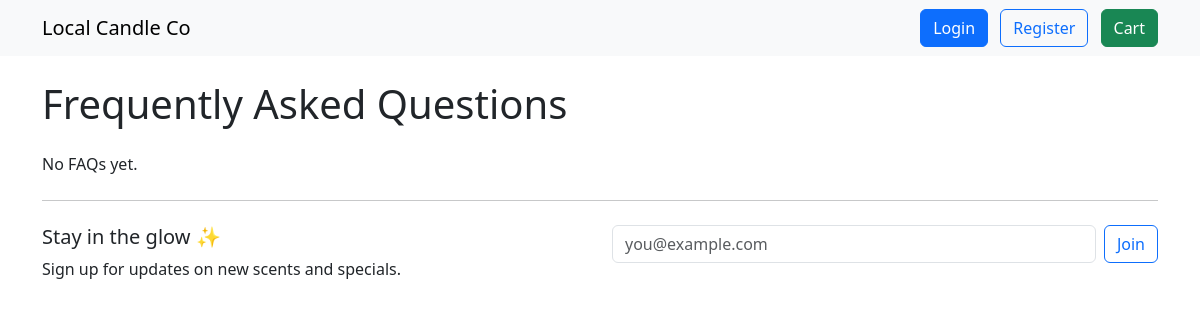
Page /marketing/faq/ on the earlier database version.
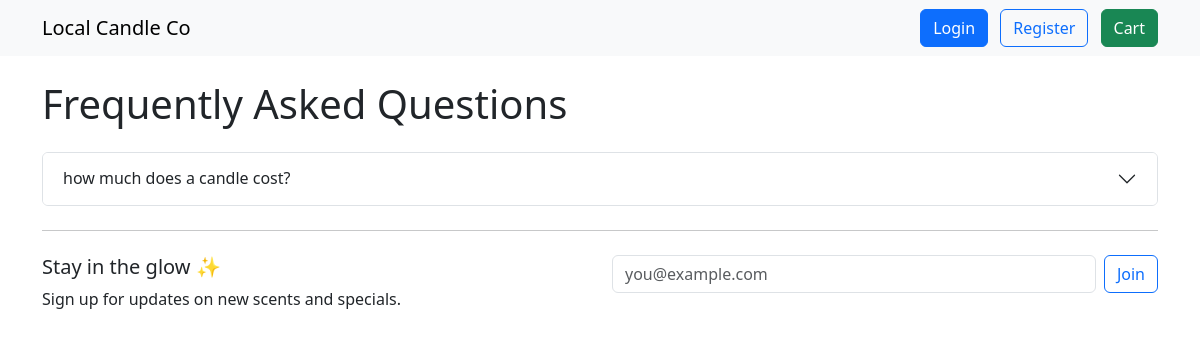
Same page on the later database version.
### marketing/models.py (models this page shows, shortened)
class FAQ(models.Model):
    question = models.CharField(max_length=200)
    answer = models.TextField()
    is_published = models.BooleanField(default=True)
    sort_order = models.PositiveIntegerField(default=0)
    class Meta:
        ordering = ['sort_order', 'id']

### marketing/views.py (the view)
# urls.py: path('faq/', views.faq_list, name='faq'),
def faq_list(request):
    faqs = FAQ.objects.filter(is_published=True)
    return render(request, 'marketing/faq_list.html', {'faqs': faqs})

### templates/marketing/faq_list.html (shortened to what this page needs)
{% extends 'base.html' %}
{% block content %}
  <h1 class="mb-4">Frequently Asked Questions</h1>
  {% if faqs %}
    <div class="accordion" id="faq">
    {% for f in faqs %}
      <div class="accordion-item">
        <h2 class="accordion-header" id="h{{ f.id }}">
          <button class="accordion-button collapsed" type="button"
                  data-bs-toggle="collapse" data-bs-target="#c{{ f.id }}">
            {{ f.question }}
          </button>
        </h2>
      </div>
    {% endfor %}
    </div>
  {% else %}
    <p>No FAQs yet.</p>
  {% endif %}
{% endblock %}

### templates/base.html (shortened to what this page needs)
<!DOCTYPE html>
<html lang="en">
  <head>
    <link
      rel="stylesheet"
      href="https://cdn.jsdelivr.net/npm/bootstrap@5.3.2/dist/css/bootstrap.min.css"
    />
  </head>
  <body>
    <nav class="navbar navbar-light bg-light">
      <div class="container">
        <a class="navbar-brand" href="/">Local Candle Co</a>
        <div class="ms-auto">
          {% if user.is_authenticated %}
          <a class="btn btn-outline-secondary me-2" href="/wl/">Wishlist</a>
          <a class="btn btn-outline-danger" href="/accounts/logout/">Logout</a>
          {% else %}
          <a class="btn btn-primary me-2" href="/accounts/login/">Login</a>
          <a class="btn btn-outline-primary" href="/accounts/signup/"
            >Register</a
          >
          {% endif %}
          <a class="btn btn-success ms-2" href="/checkout/cart/">Cart</a>
        </div>
      </div>
    </nav>
    <main class="container py-4">
       {% block content %}{% endblock %}
      <hr class="my-4" />
      <div class="row">
        <div class="col-md-6">
          <h5>Stay in the glow ✨</h5>
          <p>Sign up for updates on new scents and specials.</p>
        </div>
        <div class="col-md-6">
          <form
            method="post"
            action="{% url 'marketing:newsletter' %}"
            class="d-flex"
          >
            <input
              type="email"
              name="email"
              class="form-control me-2"
              placeholder="you@example.com"
              required
            />
            <button class="btn btn-outline-primary">Join</button>
          </form>
        </div>
      </div>
    </main>
  </body>
</html>

Differences in the rows shown:
added FAQ: question "how much does a candle cost?"
Other differences:
text no longer shown: "No FAQs yet."
